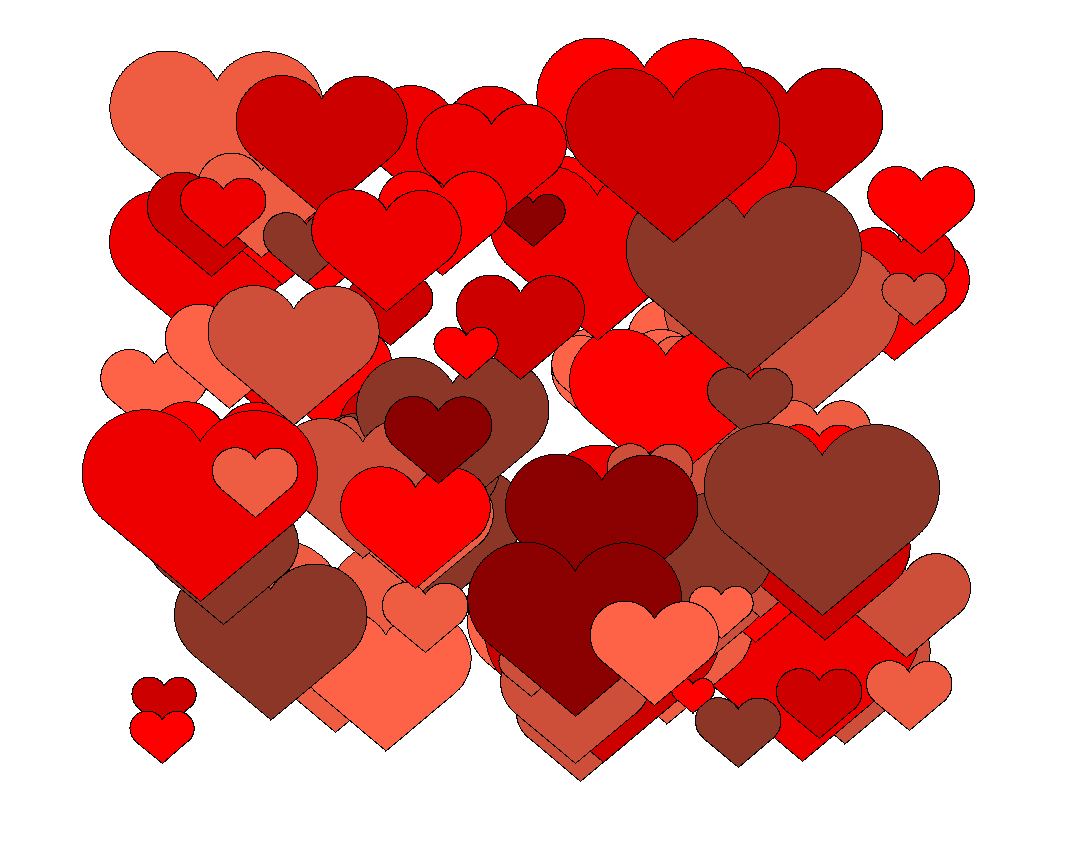

Here is the Python script that generated this plot:
import turtle
import random

pen = turtle.Turtle()
colors = ["red", "red2", "red3", "red4", "tomato", "tomato2", "tomato3", "tomato4"]
  
def kurve(größe):
    for i in range(200):
        pen.right(1)
        pen.forward(.1 * größe)
  
def herz(x, y, größe, color):
    pen.up() 
    pen.setpos(x, y)
    pen.down()

    pen.fillcolor(color)
    pen.begin_fill()
    pen.left(140)
    pen.forward(11.2 * größe + 1)
    kurve(größe)
    pen.left(120)
    kurve(größe)
    pen.forward(11.2 * größe)
    pen.end_fill()
    pen.right(220)
  
for x in range(100):
    herz(random.randint(-400, 400), random.randint(-300,300), random.randint(2,11), colors[random.randint(0, 7)])

pen.ht()
turtle.Screen().exitonclick()
